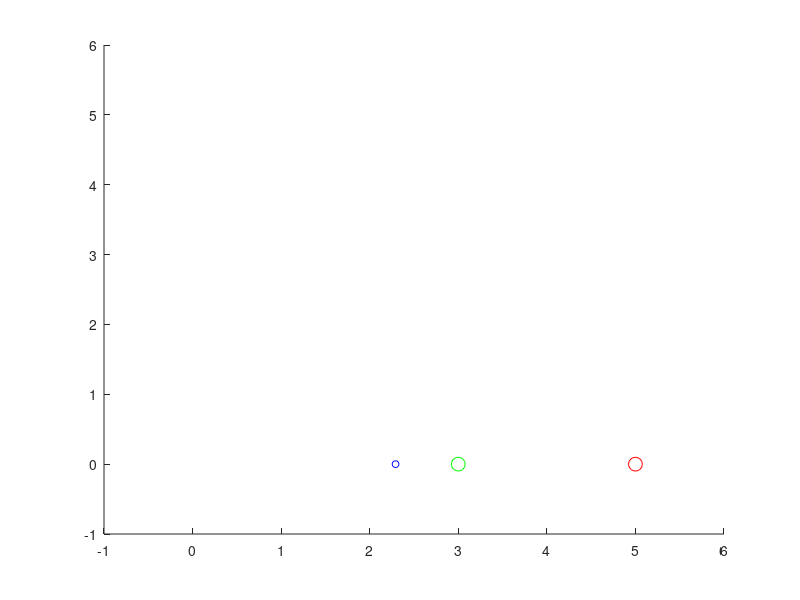

This chart was generated by the following MATLAB code:
clearvars;
close all;
clc;

% 첫 과제의 경우 configuration space가 2차원 xy
x_0 = 0;
y_0 = 0;
speed = 0.05;

x_goal = 5.0;
y_goal = 0.0;

x_obstacle = 3.0;
y_obstacle = 0.0;
eta = 3;


x = x_0;
y = y_0;

figure;
hold on;
plot(x_goal, y_goal, 'ro', 'MarkerSize', 10, 'DisplayName', 'Goal');
plot(x_obstacle, y_obstacle, 'go', 'MarkerSize', 10, 'DisplayName', 'obstacle');
h = plot(x, y, 'bo', 'MarkerSize', 5, 'DisplayName', 'Moving Point');

xlim([-1, 6]);  % X축 범위 설정
ylim([-1, 6]);  % Y축 범위 설정


for t = 1:1000
    %goal grad
    dd_dx = 0;
    dd_dy = 0;
    if (x-x_goal)^2 + (y-y_goal)^2 < 3
        dd_dx = dd_dx + x - x_goal;
    else
        if x-x_goal == 0
            dd_dx = dd_dx;
        elseif abs(x-x_goal) > x-x_goal
            dd_dx = dd_dx - 1;
        elseif abs(x-x_goal) == x-x_goal
            dd_dx = dd_dx + 1;
        end
    end

    if (x-x_goal)^2 + (y-y_goal)^2 < 3
        dd_dy = dd_dy + y - y_goal;
    else
        if y-y_goal == 0
            dd_dy = dd_dy;
        elseif abs(y-y_goal) > y-y_goal
            dd_dy = dd_dy - 1;
        elseif abs(y-y_goal) == y-y_goal
            dd_dy = dd_dy + 1;
        end
    end
    
    %obstacle grad
    if (x-x_obstacle)^2 + (y-y_obstacle)^2 < 0.5
        dd_dx = dd_dx - eta * (x - x_obstacle);
    else
        dd_dx = dd_dx + 0;
    end

    if (x-x_obstacle)^2 + (y-y_obstacle)^2 < 0.5
        dd_dy = dd_dy - eta * (y - y_obstacle);
    else
        dd_dy = dd_dy + 0;
    end


    x = x - speed * dd_dx;
    y = y - speed * dd_dy;
    
    set(h, 'XData', x, 'YData', y);
    
    pause(0.05);
end

hold off;
